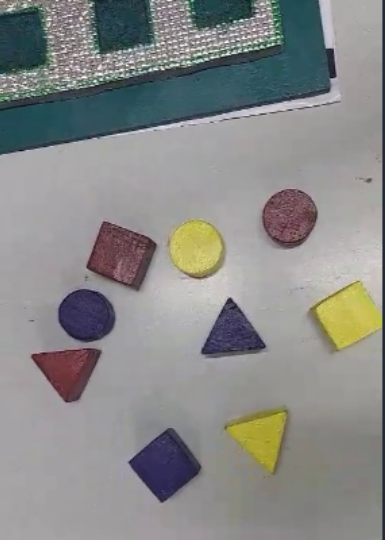
#> input picture machine_learning/image2.png, 385 x 540 px
$ python detection.py
#> lines starting #> are read from the running program, lines starting #| are printed output that depends on the picture; after the words box and inside, x2 and y2 are one past the last pixel; in counts of white or black regions, pixels touching at a corner belong together
import cv2
import numpy as np
import joblib

# ---------------- CONFIG ----------------
MODEL_PATH = "ml_model.pkl"
IMAGE_PATH = "image2.png"
MIN_AREA = 500
SHOW = True
# ----------------------------------------


# ---------- FEATURE EXTRACTION ----------
def extract_features(roi):
    gray = cv2.cvtColor(roi, cv2.COLOR_BGR2GRAY)
    blur = cv2.GaussianBlur(gray, (5, 5), 0)
    edges = cv2.Canny(blur, 50, 150)

    contours, _ = cv2.findContours(
        edges, cv2.RETR_EXTERNAL, cv2.CHAIN_APPROX_SIMPLE
    )

    if len(contours) == 0:
        return None

    cnt = max(contours, key=cv2.contourArea)
    area = cv2.contourArea(cnt)

    if area < MIN_AREA:
        return None

    peri = cv2.arcLength(cnt, True)
    circularity = (4 * np.pi * area) / (peri * peri + 1e-6)

    x, y, w, h = cv2.boundingRect(cnt)
    aspect_ratio = w / float(h)

    hull = cv2.convexHull(cnt)
    hull_area = cv2.contourArea(hull)
    solidity = area / (hull_area + 1e-6)

    extent = area / (w * h + 1e-6)

    moments = cv2.moments(cnt)
    hu = cv2.HuMoments(moments).flatten()

    hsv = cv2.cvtColor(roi, cv2.COLOR_BGR2HSV)
    h_mean, s_mean, v_mean = np.mean(hsv.reshape(-1, 3), axis=0)

    features = [
        area, peri, circularity, aspect_ratio,
        solidity, extent,
        h_mean, s_mean, v_mean,
        *hu
    ]

    return np.array(features, dtype=np.float32)


# ---------- MAIN ----------
def main():
    print("🔄 Loading model...")
    model = joblib.load(MODEL_PATH)
#> (reads machine_learning/ml_model.pkl from the repository)

    img = cv2.imread(IMAGE_PATH)
#> img is the input picture: shape (540, 385, 3); mean B, G, R 136.1, 137.7, 136.7
    if img is None:
        print("❌ Image not found")
        return

    H, W = img.shape[:2]
#> H = 540; W = 385
    output = img.copy()

    gray = cv2.cvtColor(img, cv2.COLOR_BGR2GRAY)
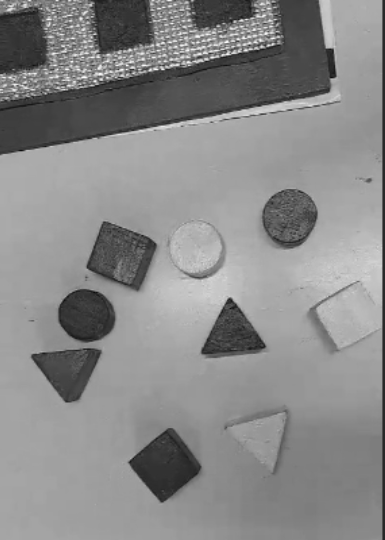
#> gray: shape (540, 385); min 12, max 252, mean 137.2
    blur = cv2.GaussianBlur(gray, (5, 5), 0)
    edges = cv2.Canny(blur, 50, 150)
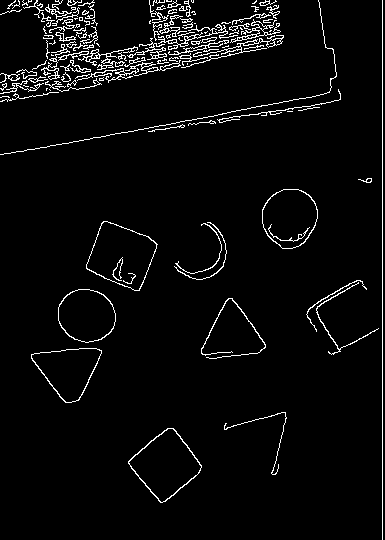
#> edges: shape (540, 385); 4.1% white in thin lines or dots

    contours, _ = cv2.findContours(
        edges, cv2.RETR_EXTERNAL, cv2.CHAIN_APPROX_SIMPLE
    )
#> contours = 126 contours, 87 with area under 20; largest, box (x1, y1, x2, y2) and area: (86, 221, 158, 291) 3143, (128, 428, 202, 503) 3088, (262, 189, 318, 249) 2532, (58, 289, 116, 343) 2376, (31, 348, 102, 403) 2336

    print("\n📦 Detections:\n")

    for cnt in contours:
        area = cv2.contourArea(cnt)
        if area < MIN_AREA:
            continue

        x, y, w, h = cv2.boundingRect(cnt)
        roi = img[y:y+h, x:x+w]

        feat = extract_features(roi)
        if feat is None:
            continue

        feat = feat.reshape(1, -1)

        pred_class = model.predict(feat)[0]
        conf = np.max(model.predict_proba(feat))

        cx = x + w // 2
        cy = y + h // 2

        print("------")
        print(f"Class ID     : {pred_class}")
        print(f"Confidence   : {conf:.3f}")
        print(f"Pixel Box    : ({x},{y}) → ({x+w},{y+h})")
        print(f"Center (px)  : ({cx}, {cy})")
        print(f"Center (norm): ({cx/W:.3f}, {cy/H:.3f})")

        # Draw box
        label = f"{pred_class} ({conf:.2f})"
        cv2.rectangle(output, (x, y), (x+w, y+h), (0, 255, 255), 2)
        cv2.putText(output, label, (x, y-8),
                    cv2.FONT_HERSHEY_SIMPLEX, 0.5,
                    (0, 255, 255), 2)
#> this loop made 126 passes
#> pass 1, in main, `roi = img[y:y+h, x:x+w]`:
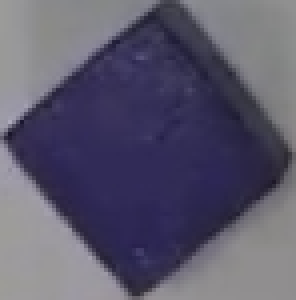
#> roi: shape (75, 74, 3) (shown 4 times larger); mean B, G, R 108.9, 88.6, 91.7
#> pass 1, in extract_features, `gray = cv2.cvtColor(roi, cv2.COLOR_BGR2GRAY)`:
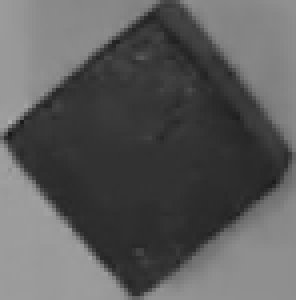
#> gray: shape (75, 74) (shown 4 times larger); min 25, max 173, mean 91.9
#> pass 1, in extract_features, `edges = cv2.Canny(blur, 50, 150)`:
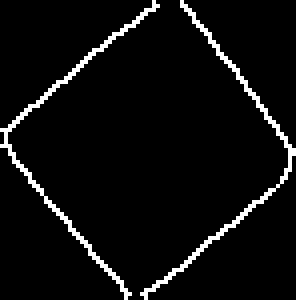
#> edges: shape (75, 74) (shown 4 times larger); 5.1% white in thin lines or dots
#> after the loop:
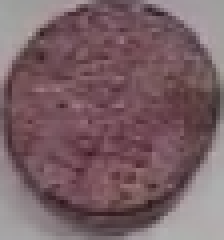
#> roi: shape (60, 56, 3) (shown 4 times larger); mean B, G, R 101.9, 96.4, 121.7

    if SHOW:
        cv2.imshow("ML Detection", output)
        cv2.waitKey(0)
        cv2.destroyAllWindows()

    cv2.imwrite("ml_result.png", output)
    print("\n✅ Saved result as ml_result.png")


if __name__ == "__main__":
    main()
